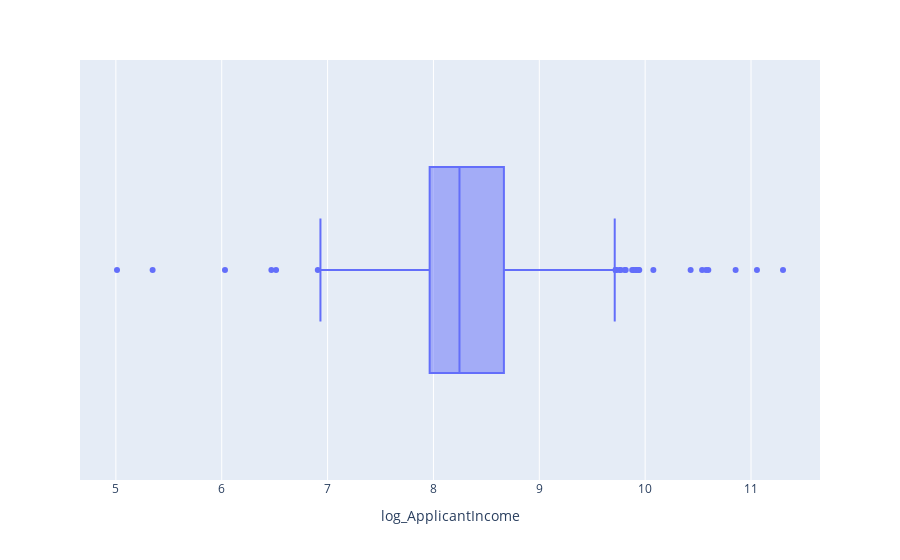

The cell this chart's notebook holds for it:
### Code cell
px.box(df, x= "log_ApplicantIncome")

### Figure 1 — Plotly figure (JSON) as saved in the notebook; plotly's stock layout.template omitted (floating-point values rounded to 4 significant figures; data arrays with more than 128 entries replaced by an {"elided": "..."} marker saying what was removed)
{"data": [{"alignmentgroup": "True", "hovertemplate": "log_ApplicantIncome=%{x}<extra></extra>", "legendgroup": "", "marker": {"color": "#636efa"}, "name": "", "notched": false, "offsetgroup": "", "orientation": "h", "showlegend": false, "type": "box", "x": {"elided": "614 float values"}, "x0": " ", "xaxis": "x", "y0": " ", "yaxis": "y"}], "layout": {"boxmode": "group", "legend": {"tracegroupgap": 0}, "margin": {"t": 60}, "xaxis": {"anchor": "y", "domain": [0, 1], "title": {"text": "log_ApplicantIncome"}}, "yaxis": {"anchor": "x", "domain": [0, 1]}}}
